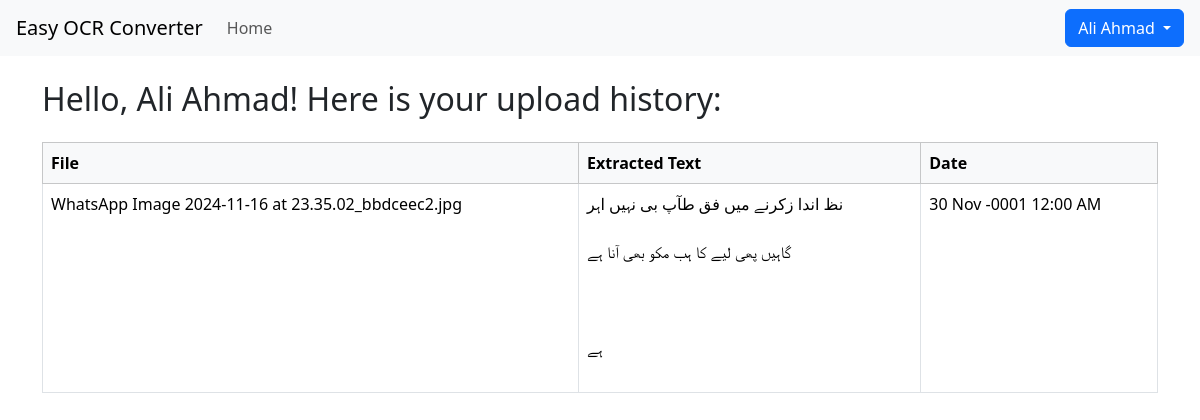
The app's page /history.php (signed in) with its own data.
### tables this page shows
CREATE TABLE `uploads` (
  `id` int(10) UNSIGNED NOT NULL,
  `user_id` int(10) UNSIGNED NOT NULL,
  `filename` varchar(255) NOT NULL,
  `extracted_text` text NOT NULL,
  `uploaded_at` datetime NOT NULL
);

### history.php (the view, shortened to what this page needs)
 <?php
include 'connection.php';
$user_id = $_SESSION['user_id'];
$username = $_SESSION['username'];
$stmt = $conn->prepare("SELECT filename, extracted_text, uploaded_at FROM uploads WHERE user_id = ? ORDER BY uploaded_at DESC");
$stmt->bind_param("i", $user_id);
$stmt->execute();
$result = $stmt->get_result();
?>
<!DOCTYPE html>
<html lang="en">
<head>
  <link href="https://cdn.jsdelivr.net/npm/bootstrap@5.3.3/dist/css/bootstrap.min.css" rel="stylesheet">
</head>
<body>
<nav class="navbar navbar-expand-lg navbar-light bg-light px-3">
  <a class="navbar-brand" href="index.php">Easy OCR Converter</a>
  <div class="collapse navbar-collapse" id="navbarNav">
    <ul class="navbar-nav me-auto mb-2 mb-lg-0">
      <li class="nav-item">
        <a class="nav-link" href="index.php">Home</a>
      </li>
    </ul>
    <div class="dropdown">
      <button class="btn btn-primary dropdown-toggle" type="button" data-bs-toggle="dropdown" aria-expanded="false">
        <?php echo htmlspecialchars($username); ?>
      </button>
    </div>
  </div>
</nav>
<div class="container my-4">
  <h2 class="mb-4">Hello, <?php echo htmlspecialchars($username); ?>! Here is your upload history:</h2>
  <?php if ($result->num_rows > 0): ?>
    <div class="table-responsive">
      <table class="table table-bordered">
        <thead class="table-light">
          <tr>
            <th>File</th>
            <th>Extracted Text</th>
            <th>Date</th>
          </tr>
        </thead>
        <tbody>
          <?php while($row = $result->fetch_assoc()): ?>
            <tr>
              <td><?php echo htmlspecialchars($row['filename']); ?></td>
              <td style="max-width:400px; white-space:pre-wrap;"><?php echo nl2br(htmlspecialchars($row['extracted_text'])); ?></td>
              <td><?php echo date("d M Y h:i A", strtotime($row['uploaded_at'])); ?></td>
            </tr>
          <?php endwhile; ?>
        </tbody>
      </table>
    </div>
  <?php else: ?>
    <p>No uploads found.</p>
  <?php endif; ?>
</div>
</body>
</html>

### records on screen
uploads: filename "WhatsApp Image 2024-11-16 at 23.35.02_bbdceec2.jpg", extracted_text "نظ اندا زکرنے میں فق طآپ بی نہیں اہر گاہیں پھی لیے کا ہب مکو بھی آنا ہے ہے", uploaded_at "30 Nov -0001 12:00 AM"

### other values on screen
$username "Ali Ahmad"
